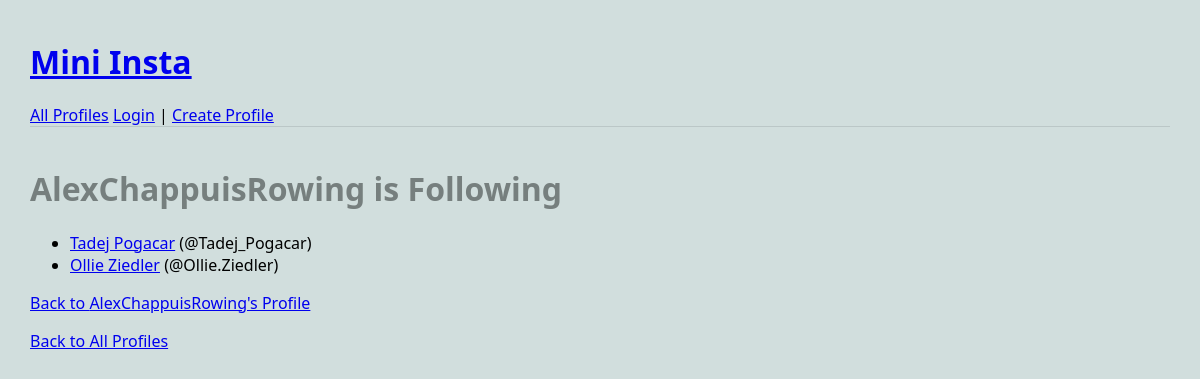
The app's page /mini_insta/profile/6/following with its own data.
### mini_insta/models.py (models this page shows, shortened)
class Profile(models.Model):
    username = models.TextField(blank=False)
    display_name = models.TextField(blank=False)
    profile_image_url = models.URLField(blank=True)
    image_file = models.ImageField(blank=True)
    bio_text = models.TextField(blank=False)
    join_date = models.DateTimeField(auto_now=True)
    user = models.ForeignKey(User, on_delete=models.CASCADE)
    def get_following(self):
        follows = Follow.objects.filter(follower_profile=self)
        return [f.profile for f in follows]

### mini_insta/views.py (the view)
# urls.py: path("profile/<int:pk>/following", ShowFollowingDetailView.as_view(), name="show_following"),
class ShowFollowingDetailView(DetailView):
    model = Profile
    template_name = "mini_insta/show_following.html"
    context_object_name = 'profile'

### mini_insta/templates/mini_insta/show_following.html
{% extends 'mini_insta/base.html' %}
{% block content %}
<h1>{{ profile.display_name }} is Following</h1>
<ul>
{% for followed in profile.get_following %}
  <li>
    <a href="{% url 'show_profile' followed.pk %}">{{ followed.display_name }}</a>
    (@{{ followed.username }})
  </li>
{% endfor %}
</ul>
<p><a href="{% url 'show_profile' profile.pk %}">Back to {{ profile.display_name }}'s Profile</a></p>
{% endblock %}

### static/styles-mini-insta.css (style rules this page uses)
body { margin: 30px; background: #d1dedd; font-family: 'Segoe UI', Tahoma, Geneva, Verdana, sans-serif; }
h1, h2, h3 { color: #767f7e; }
p { color: #555; }

### records on screen
Profile: display_name "AlexChappuisRowing"
Profile: display_name "Tadej Pogacar", username "Tadej_Pogacar"
Profile: display_name "Ollie Ziedler", username "Ollie.Ziedler"
